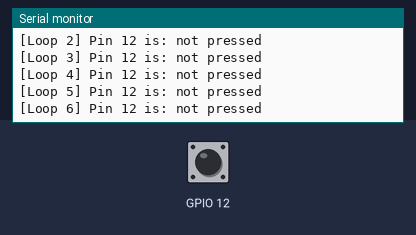
Recording of a sketch running on a simulated ESP32. Shown: the last lines printed to the serial monitor. The inputs (shaded band) are chosen by the test bench; at power-on: GPIO 12 HIGH.

Above: at 1.2 s.
1.3 s: GPIO 12 pulled LOW for 0.25 s
At 1.56 s:
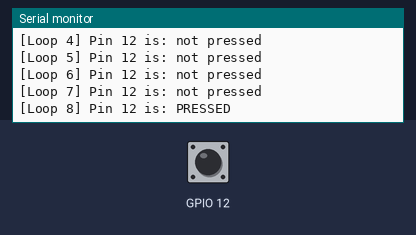
3.0 s: GPIO 12 pulled LOW for 1 s
At 3.16 s:
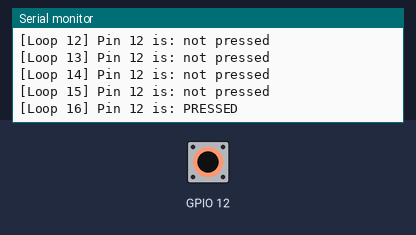
5.5 s: GPIO 12 pulled LOW for 0.25 s
At 5.76 s:
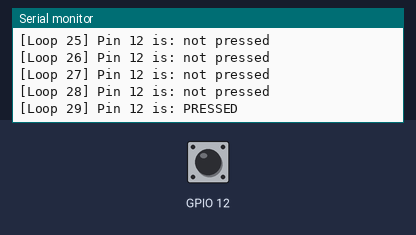

Measured:
- after the input at 1.3 s, the serial monitor: prints a new line after 0.10 s (image 1)
- after the input at 3.0 s, the serial monitor: prints a new line at once (image 2)
- after the input at 5.5 s, the serial monitor: prints a new line after 0.11 s (image 3)

The sketch:

sketch.ino
```cpp
int buttonState = 0;
int loopCount = 0;

void setup() {
  Serial.begin(9600);
  pinMode(12, INPUT_PULLUP);
  Serial.println("---- Program started ----");
}

void loop() {
  loopCount++;
  buttonState = digitalRead(12);

  Serial.print("[Loop ");
  Serial.print(loopCount);
  Serial.print("] Pin 12 is: ");

  if (buttonState == 0) {
    Serial.println("PRESSED");
  } else {
    Serial.println("not pressed");
  }

  delay(200);
}
```
